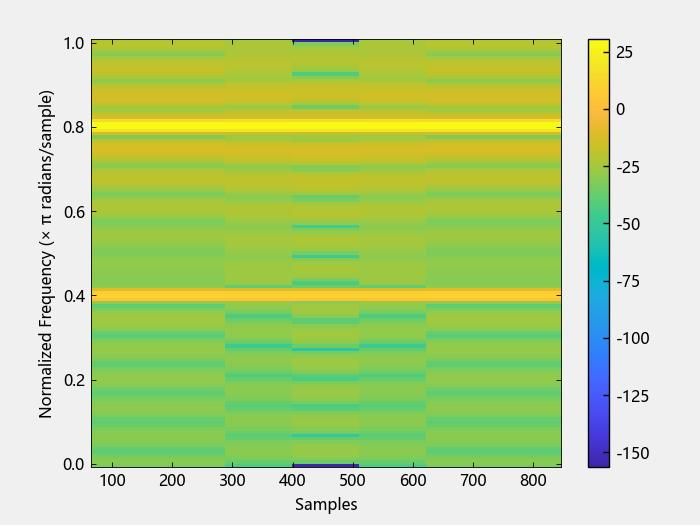

The script that drew this image:
# 频谱图的默认值

using TySignalProcessing
using TyPlot
using TyMath
N = 1024
n = 0:(N - 1)

w0 = 2 * pi / 5
x = @. sin(w0 * n) + 10 * sin(2 * w0 * n);
s, = spectrogram(x)

figure()
spectrogram(x, "yaxis"; plotfig=true)
